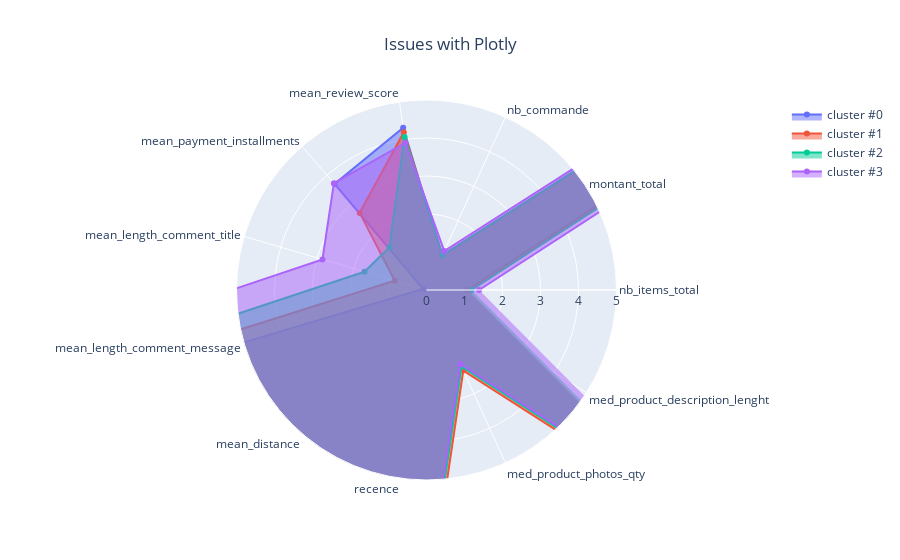

Here is the notebook cell this chart was saved with:
### Code cell
import plotly.graph_objects as go

categories = result.columns
fig = go.Figure()

for g in result.index:
    fig.add_trace(go.Scatterpolar(
        r = result.loc[g].values,
        theta = categories,
        fill = 'toself',
        name = f'cluster #{g}'
    ))

fig.update_layout(
  polar=dict(
    radialaxis=dict(
      visible=True,
      range=[0, 5] # here we can define the range
    )),
  showlegend=True,
    title="Issues with Plotly",
    title_x=0.5
)

fig.show()

### Figure 1 — Plotly figure (JSON) as saved in the notebook; plotly's stock layout.template omitted (floating-point values rounded to 4 significant figures)
{"data": [{"fill": "toself", "name": "cluster #0", "r": [1.06, 169.6, 1, 4.315, 3.695, 0.08822, 14.57, 5.621, 306.6, 2.187, 786.0], "theta": ["nb_items_total", "montant_total", "nb_commande", "mean_review_score", "mean_payment_installments", "mean_length_comment_title", "mean_length_comment_message", "mean_distance", "recence", "med_product_photos_qty", "med_product_description_lenght"], "type": "scatterpolar"}, {"fill": "toself", "name": "cluster #1", "r": [1.1, 137.5, 1.002, 4.195, 2.686, 0.8704, 23.38, 5.457, 305.7, 2.332, 674.7], "theta": ["nb_items_total", "montant_total", "nb_commande", "mean_review_score", "mean_payment_installments", "mean_length_comment_title", "mean_length_comment_message", "mean_distance", "recence", "med_product_photos_qty", "med_product_description_lenght"], "type": "scatterpolar"}, {"fill": "toself", "name": "cluster #2", "r": [1.183, 152.4, 1.006, 4.069, 1.488, 1.701, 28.38, 5.628, 284.3, 2.213, 871.2], "theta": ["nb_items_total", "montant_total", "nb_commande", "mean_review_score", "mean_payment_installments", "mean_length_comment_title", "mean_length_comment_message", "mean_distance", "recence", "med_product_photos_qty", "med_product_description_lenght"], "type": "scatterpolar"}, {"fill": "toself", "name": "cluster #3", "r": [1.385, 200.6, 1.126, 3.913, 3.721, 2.853, 43.05, 5.642, 273.6, 2.146, 803.8], "theta": ["nb_items_total", "montant_total", "nb_commande", "mean_review_score", "mean_payment_installments", "mean_length_comment_title", "mean_length_comment_message", "mean_distance", "recence", "med_product_photos_qty", "med_product_description_lenght"], "type": "scatterpolar"}], "layout": {"polar": {"radialaxis": {"range": [0, 5], "visible": true}}, "showlegend": true, "title": {"text": "Issues with Plotly", "x": 0.5}}}
